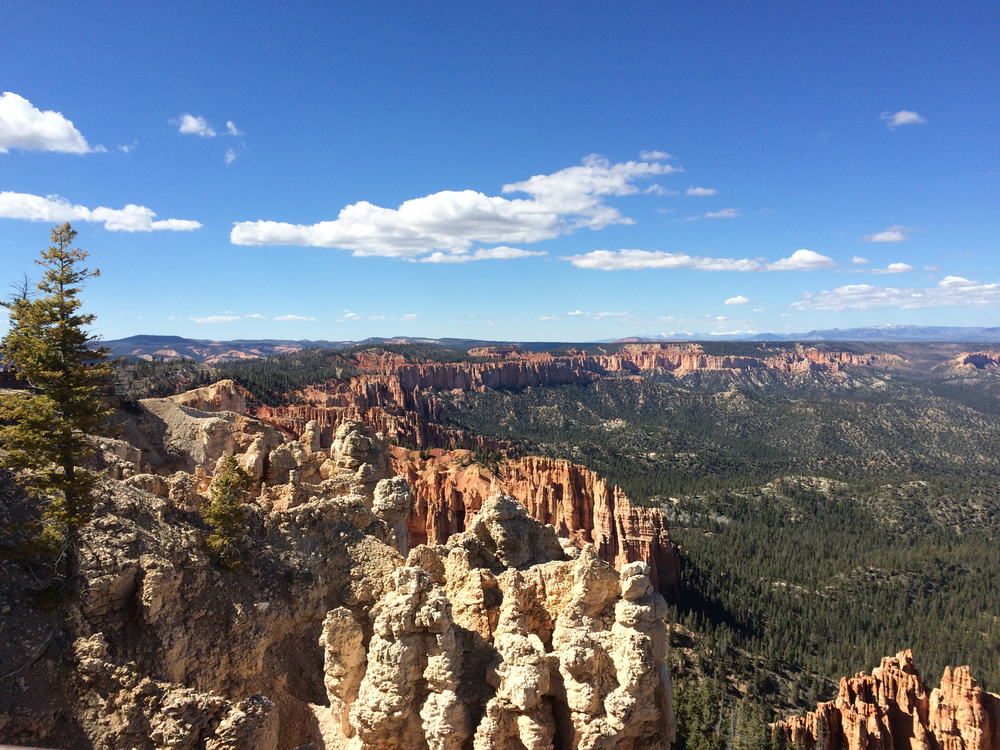
#> input picture images/panoramaStitching/bryce_left_01.png, 1000 x 750 px
$ python -i image_stitch.py   (imports and definitions only)
#> lines starting #> are read from the running program, lines starting #| are printed output that depends on the picture; after the words box and inside, x2 and y2 are one past the last pixel; in counts of white or black regions, pixels touching at a corner belong together

from matplotlib import pyplot
from matplotlib.patches import Circle, ConnectionPatch

from timeit import default_timer as timer

import imageIO.readwrite as IORW
import imageProcessing.pixelops as IPPixelOps
import imageProcessing.utilities as IPUtils
import imageProcessing.smoothing as IPSmooth
import numpy as np
from scipy import ndimage
import math
import random
import cv2

# this is a helper function that puts together an RGB image for display in matplotlib, given
# three color channels for r, g, and b, respectively
# [24 lines left out: functions prepareRGBImageFromIndividualArrays, prepareMatchingImage, not called in this run]

#harris corner detection
def harrisCorner(image):
    # get the image derivatives in x and y directions
    I_x, I_y = np.gradient(image)

    I_x_sqr = I_x**2
    I_y_sqr = I_y**2
    I_x_y = I_x*I_y
    #apply gaussian filter on the M components
    I_x_sqr = ndimage.gaussian_filter(I_x_sqr, sigma=2)
    I_y_sqr = ndimage.gaussian_filter(I_y_sqr, sigma=2)
    I_x_y = ndimage.gaussian_filter(I_x_y, sigma=2)

    height, width = I_x.shape
    win_size = 3
    skip = int(win_size/2)
    alpha = 0.04
    list_corners = []
    R_values = np.zeros((height, width))
    # calculate the M matrix and corner responses and put them in R_values
    for i in range(win_size, height-win_size):
        for j in range(win_size, width-win_size):
            window_I_x_sqr = I_x_sqr[i-skip:i+skip+1,
                             j-skip:j+skip+1]
            window_I_y_sqr = I_y_sqr[i-skip:i+skip+1,
                             j-skip:j+skip+1]
            window_I_x_y = I_x_y[i-skip:i+skip+1,
                           j-skip:j+skip+1]
            sum_I_x_x = window_I_x_sqr.sum()
            sum_I_y_y = window_I_y_sqr.sum()
            sum_I_x_y = window_I_x_y.sum()
            M = np.asarray([[sum_I_x_x,sum_I_x_y],[sum_I_x_y, sum_I_y_y]])
            det_M = np.linalg.det(M)
            trace_M = np.trace(M)
            R = det_M - alpha*(trace_M**2)
            R_values[i,j] = R
    # make the negative values as 0 (edges)
    R_values[R_values < 0] = 0

    win_size = 3
    R_final = np.zeros((height, width))
    # non-max suppression
    for i in range(win_size, height-win_size):
        for j in range(win_size, width-win_size):
            # check for a given window of size n, the max value in it
            max_value = np.amax(R_values[i-int(win_size/2):i+int(win_size/2)+1,
                                j-int(win_size/2):j+int(win_size/2)+1])
            # for the respective windows check if the given r value is greater or equal to max value in window,
            # then append it, if yes.
            if R_values[i,j] >= max_value and R_values[i,j] !=0:
                R_final[i,j] = R_values[i,j]
    # making it into a 1d array
    R_final_f = R_final.flatten()
    # take the top 1000 corners
    R_final_sorted = R_final_f.argsort()[-1000:]
    # get x and y coordinates
    x_id, y_id = np.unravel_index(R_final_sorted, R_final.shape)

    for i in range(0, len(x_id)):
        list_corners.append([x_id[i], y_id[i]])
    # return the corner coordinates for the respective image
    return list_corners

# [308 lines left out: functions nccElements, featureMatching, DLT, inlier, ransac, warp and 1 more, not called in this run]


# [2 lines not run here, left out]

>>> import cv2
>>> picture = cv2.imread('images/panoramaStitching/bryce_left_01.png', cv2.IMREAD_GRAYSCALE)
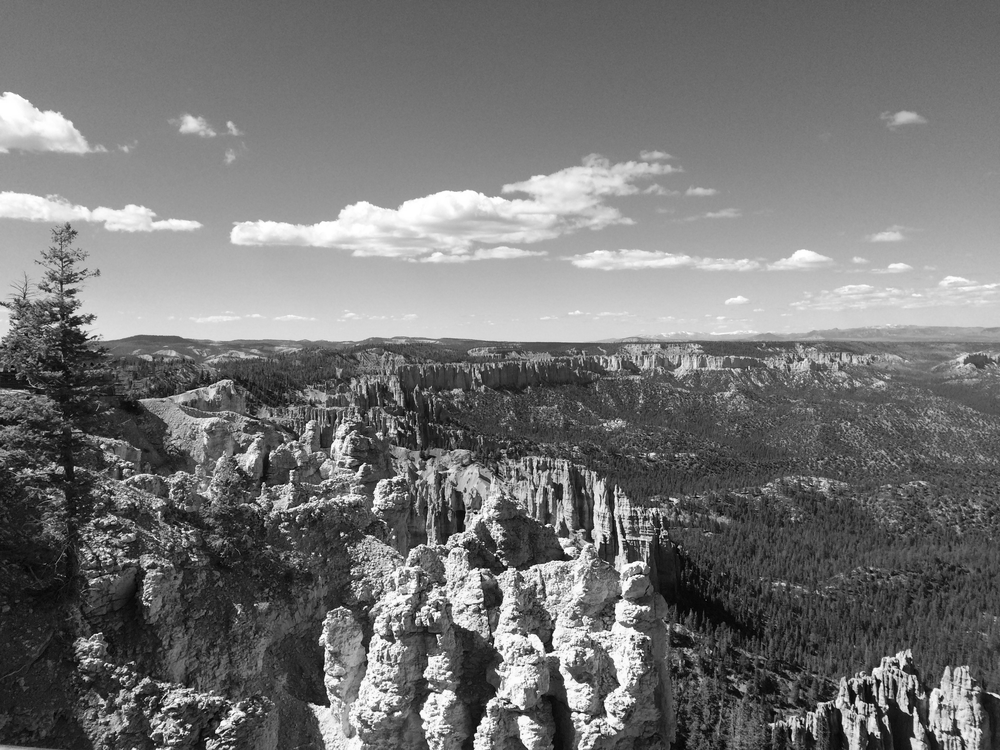
#> picture: shape (750, 1000); min 0, max 255, mean 116.4
>>> result = harrisCorner(picture)
#> in harrisCorner, `I_x_y = I_x*I_y`:
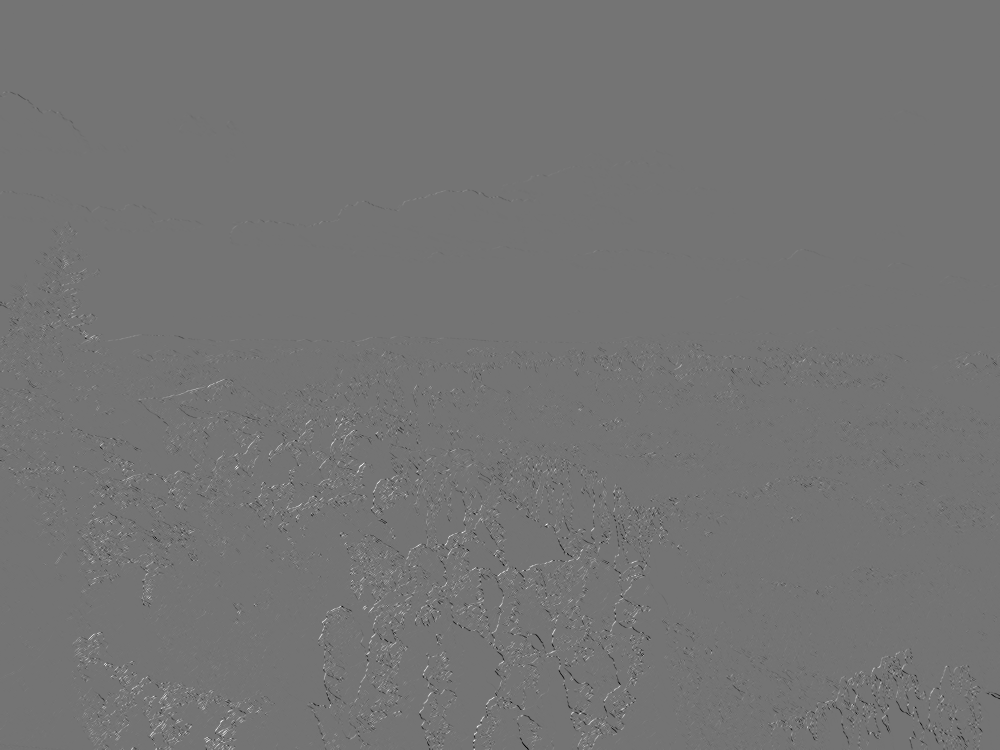
#> I_x_y: shape (750, 1000) float64; min -11009, max 13157, mean 9.3; drawn with min black and max white
#> in harrisCorner, `I_y_sqr = ndimage.gaussian_filter(I_y_sqr, sigma=2)`:
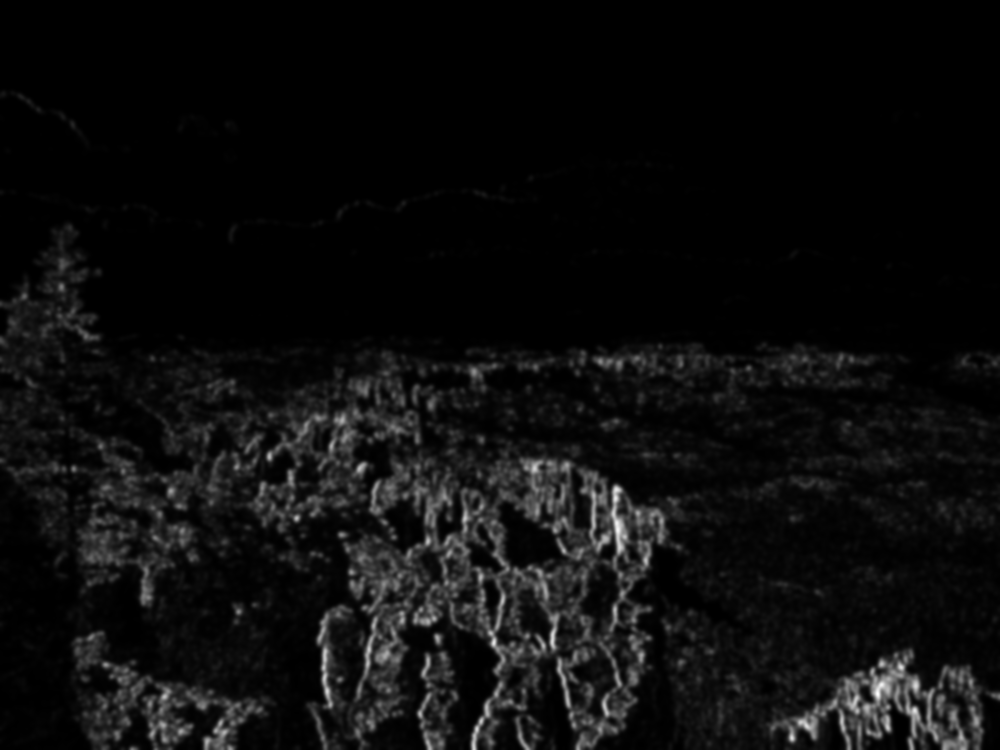
#> I_y_sqr: shape (750, 1000) float64; min 0.000477, max 4253.2, mean 222.8; drawn with min black and max white
#> after the loop in harrisCorner, `for i in range(win_size, height-win_size):`:
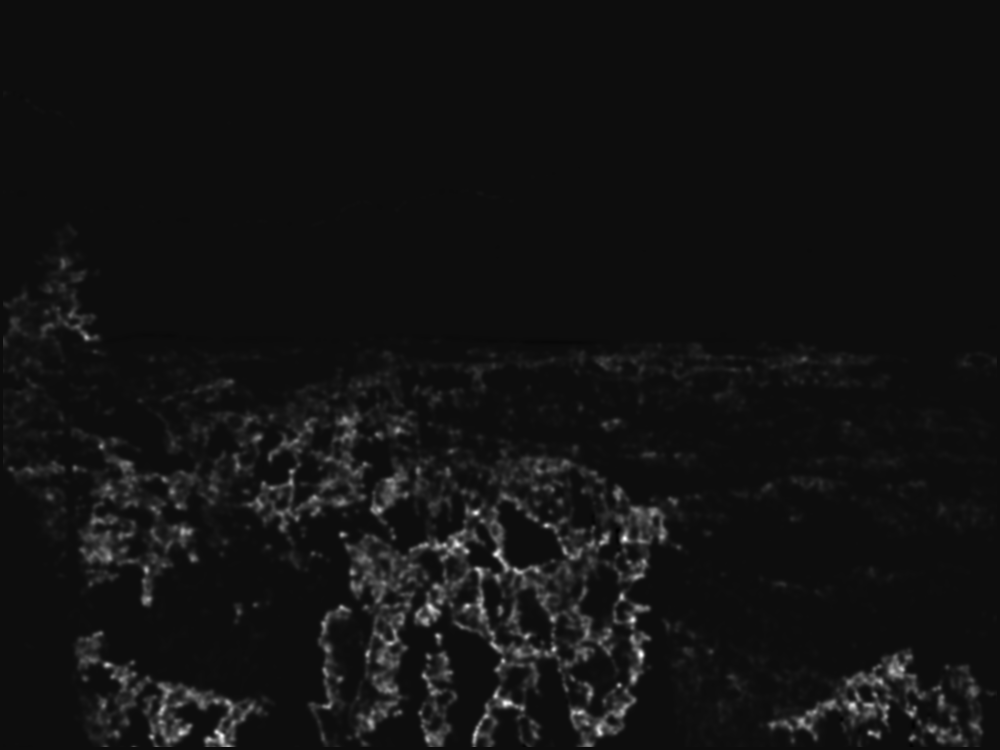
#> R_values: shape (750, 1000) float64; min -19044074.1, max 353122741.3, mean 8472440.5; drawn with min black and max white
#> in harrisCorner, `R_values[R_values < 0] = 0`:
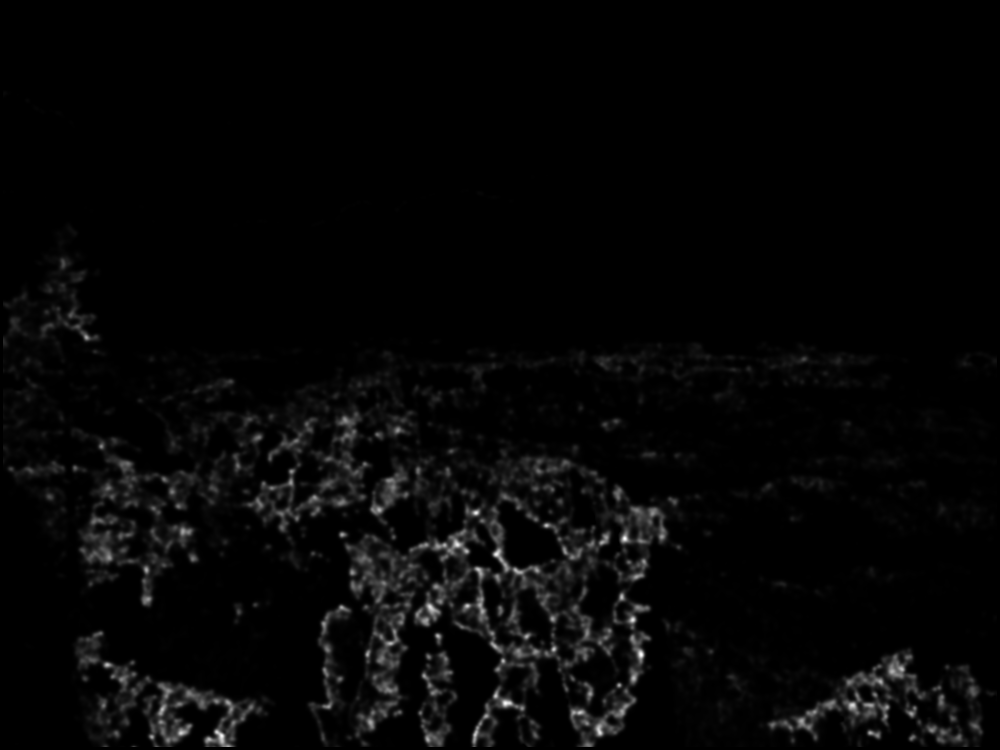
#> R_values: shape (750, 1000) float64; 1.34% of pixels changed, all inside (x1, y1, x2, y2) = (3, 90, 997, 747); drawn with min black and max white
#> after the loop in harrisCorner, `for i in range(win_size, height-win_size):`:
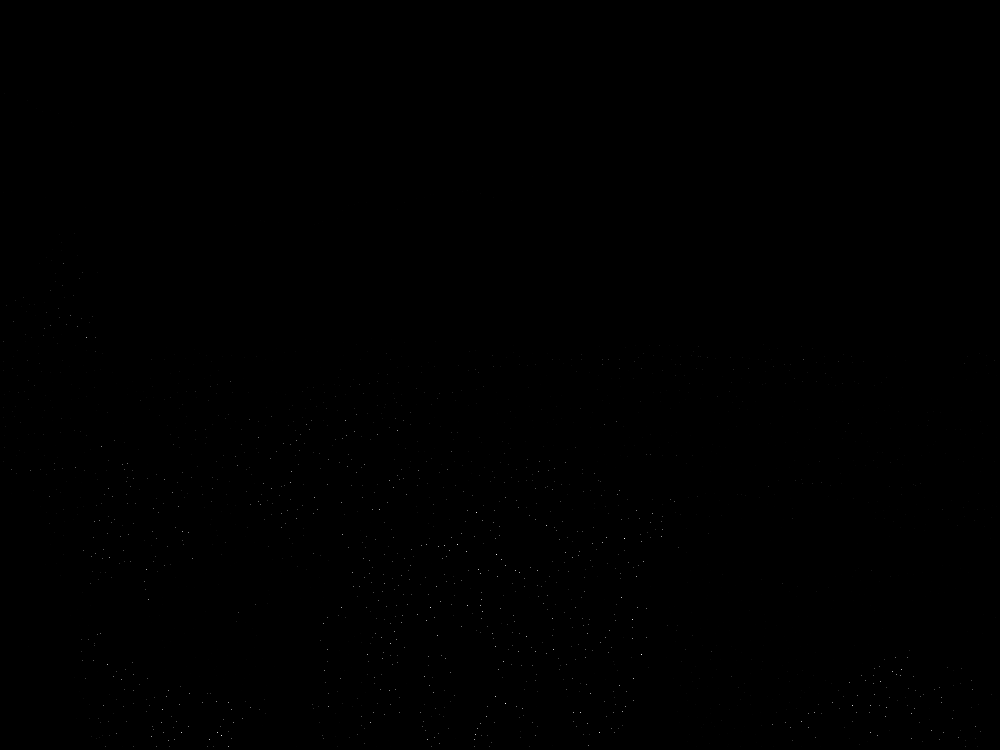
#> R_final: shape (750, 1000) float64; min 0, max 353122741.3, mean 154760.9; drawn with min black and max white
#> in harrisCorner, `R_final_sorted = R_final_f.argsort()[-1000:]`: R_final_sorted = 1000 values, max 746977 at index 7, min 263063 at index 576, mean 568476.8
#> in harrisCorner, `x_id, y_id = np.unravel_index(R_final_sorted, R_final.shape)`: x_id = 1000 values, max 746 at index 7, min 263 at index 576, mean 568; y_id = 1000 values, max 991 at index 80, min 3 at index 249, mean 428.8
#> after the loop in harrisCorner, `for i in range(0, len(x_id)):`: list_corners = 1000 pairs, first value 263 to 746, second value 3 to 991
#> result has the same summary as list_corners in harrisCorner
